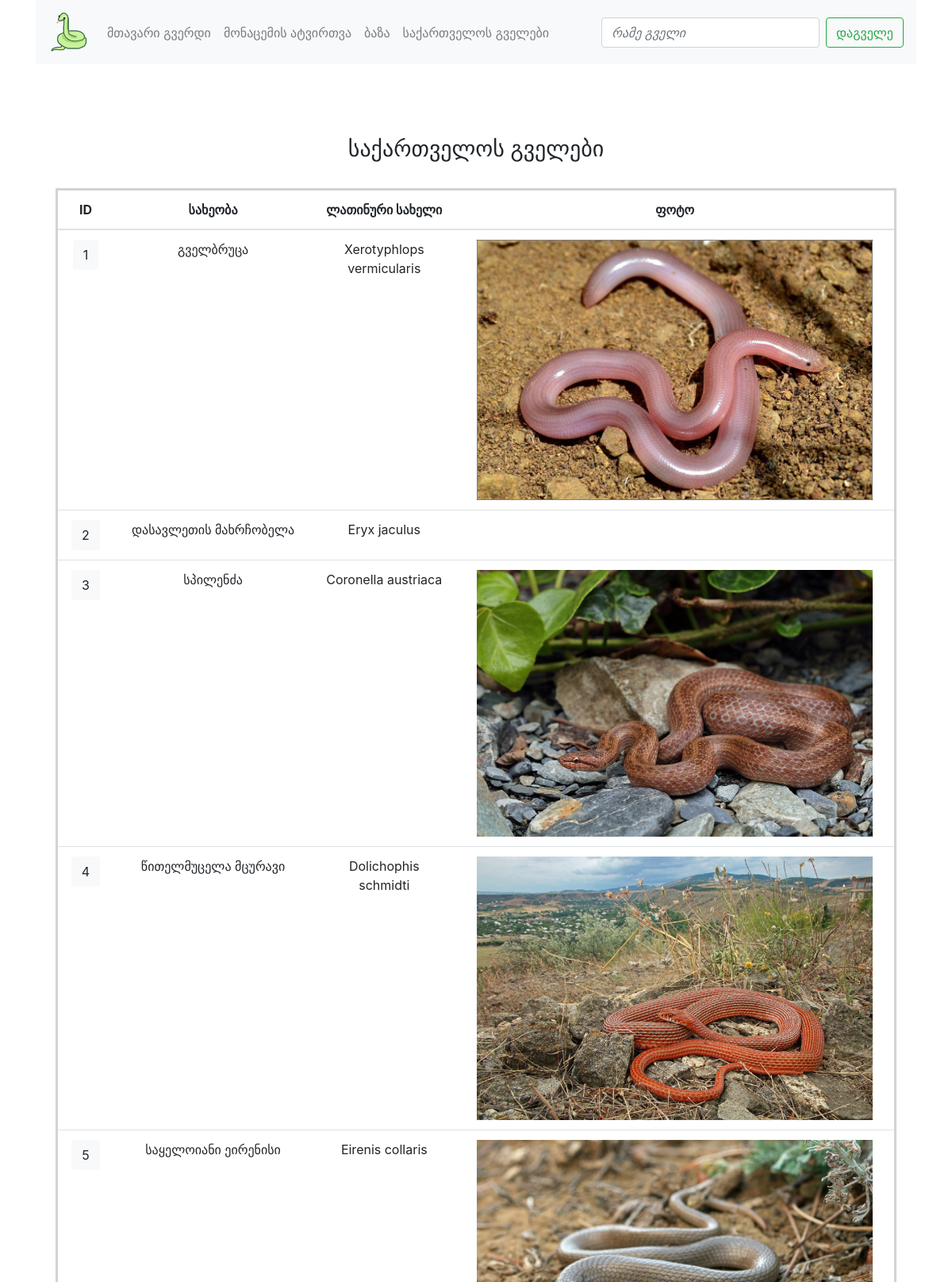
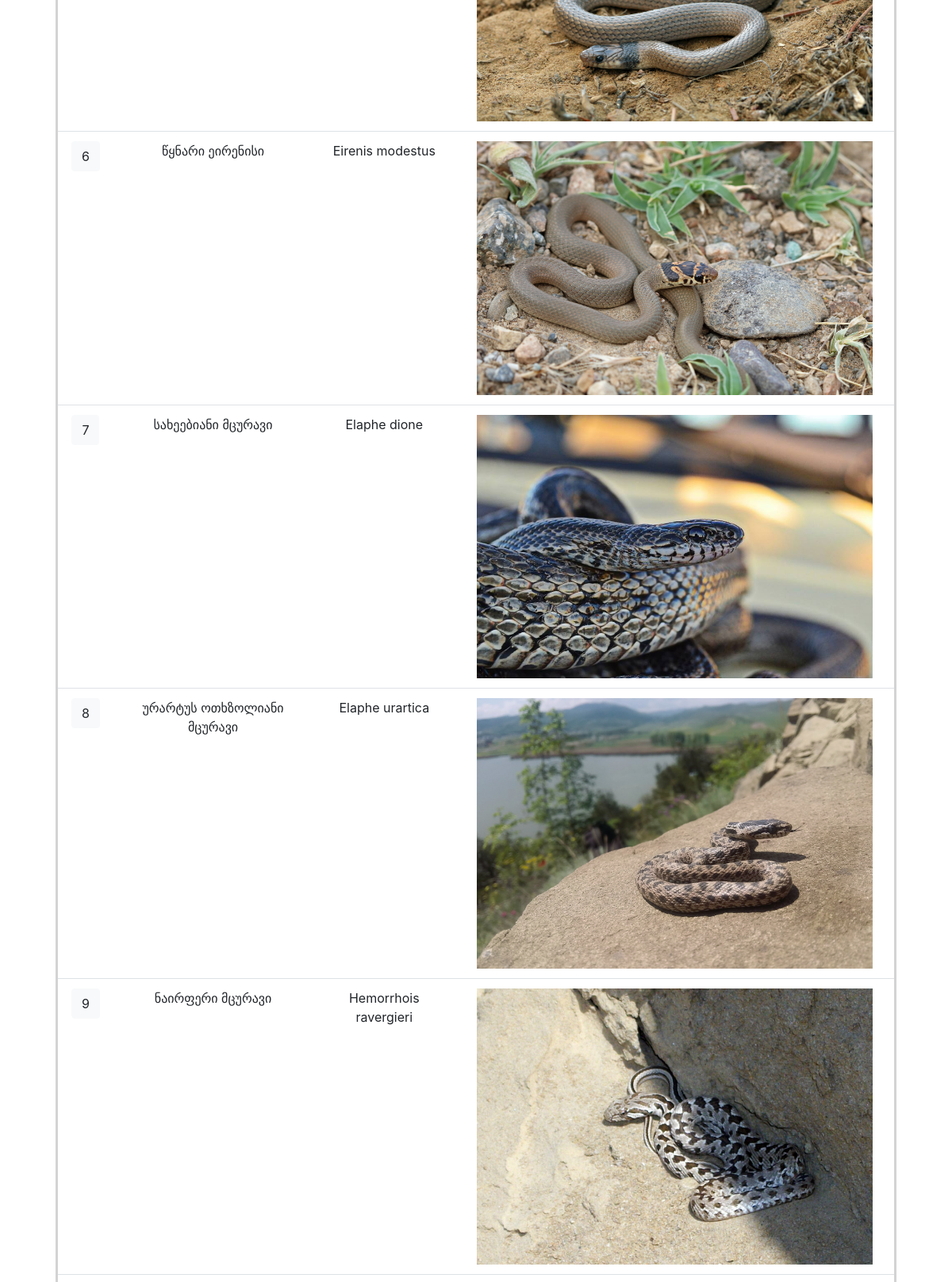
/snakes/snakelist (upper part), run on the app's committed database (2 pictures, top to bottom).
### project/models.py (models this page shows, shortened)
class Snakes(db.Model):
    __tablename__ = "snakes"
    id = db.Column(db.Integer, primary_key=True)
    species = db.Column(db.String)
    geo_name = db.Column(db.String)
    pic_url = db.Column(db.String)
    find = db.relationship('Finds', backref="snakes")

### project/snakes/views.py (the view)
@snakes_blueprint.route('/snakelist')
def snake_list():
    snakes = Snakes.query.all()
    return render_template('snake_list.html', snakes=snakes)

### project/snakes/templates/snakes/snake_list.html
{% extends "base.html" %}
{% block content %}
<div class="container" style="margin-top: 50px;padding: 40px;">
    <h3 align="center">საქართველოს გველები</h3>
    <br>
    <table class="table" style="border: solid lightgray; text-align: center ">
        <thead>
          <tr>
            <th scope="col">ID</th>
            <th scope="col">სახეობა</th>
            <th scope="col">ლათინური სახელი</th>
            <th scope="col">ფოტო</th>
          </tr>
        </thead>
        <tbody>
            {% for snake in snakes %}
            <tr >
            <th scope="row"><a class="btn btn-light" href="{{ url_for('finds.find_id', id=snake.id) }}" role="button">{{ snake.id }}</a></th>
            <td> {{ snake.geo_name }}</td>
            <td> {{ snake.species }}</td>
            <td><img class="container" src="{{ url_for('static', filename=snake.pic_url) }}" alt=""></td>
        </tr>
        {% endfor %}
        </tbody>
      </table>
</div>
{% endblock %}

### project/templates/base.html (shortened to what this page needs)
<!DOCTYPE html>
<html lang="en">
<head>
    <link rel="stylesheet" href="https://stackpath.bootstrapcdn.com/bootstrap/4.5.2/css/bootstrap.min.css">
</head>
<body>
<div class="container">
<nav class="navbar navbar-expand-lg navbar-light bg-light">
      <a class="navbar-brand" href="{{ url_for('home') }}">
    <img src="{{ url_for('static', filename='logo.png') }}" width="50" height="55" alt="">
        </a>
  <div class="collapse navbar-collapse" id="navbarSupportedContent">
    <ul class="navbar-nav mr-auto">
      <li class="nav-item">
        <a class="nav-link" href="{{ url_for('home') }}">მთავარი გვერდი</a>
      </li>
        <li class="nav-item">
        <a class="nav-link" href="{{ url_for('finds.add_find') }}">მონაცემის ატვირთვა</a>
      </li>
        <li class="nav-item">
        <a class="nav-link" href="{{ url_for('finds.finds_list') }}">ბაზა
<span class="sr-only">(current)</span></a>
      </li>
      <li class="nav-item">
        <a class="nav-link" href="{{ url_for('snakes.snake_list') }}">საქართველოს გველები<span class="sr-only">(current)</span></a>
      </li>
    </ul>
    <form class="form-inline my-2 my-lg-0">
      <input class="form-control mr-sm-2" type="search" placeholder="რამე გველი" aria-label="Search" style="font-style:italic" >
      <button class="btn btn-outline-success my-2 my-sm-0" type="submit">დაგველე</button>
    </form>
  </div>
</nav>
    </div>
    {% block content %}
    {% endblock %}
</body>
</html>

### data on the page
Snakes: id "1", geo_name "გველბრუცა", species "Xerotyphlops vermicularis", pic_url (picture)
Snakes: id "2", geo_name "დასავლეთის მახრჩობელა", species "Eryx jaculus"
Snakes: id "3", geo_name "სპილენძა", species "Coronella austriaca", pic_url (picture)
Snakes: id "4", geo_name "წითელმუცელა მცურავი", species "Dolichophis schmidti", pic_url (picture)
Snakes: id "5", geo_name "საყელოიანი ეირენისი", species "Eirenis collaris", pic_url (picture)
Snakes: id "6", geo_name "წყნარი ეირენისი", species "Eirenis modestus", pic_url (picture)
Snakes: id "7", geo_name "სახეებიანი მცურავი", species "Elaphe dione", pic_url (picture)
Snakes: id "8", geo_name "ურარტუს ოთხზოლიანი მცურავი", species "Elaphe urartica", pic_url (picture)
Snakes: id "9", geo_name "ნაირფერი მცურავი", species "Hemorrhois ravergieri", pic_url (picture)
